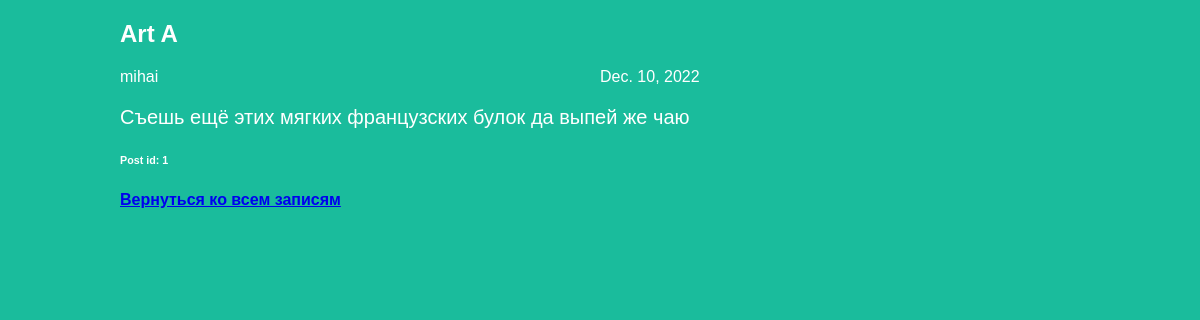
/articles/1/, run on the app's committed database.
### articles/models.py (models this page shows, shortened)
class Article(models.Model):
    id = models.BigAutoField(primary_key=True)
    title = models.CharField(max_length=200)
    author = models.ForeignKey(User, on_delete=models.CASCADE)
    text = models.TextField()
    created_date = models.DateField(auto_now_add=True)

### articles/views.py (the view)
# urls.py: path('articles/<int:article_id>/', views.get_article, name='get_article')
def get_article(request, article_id):
    try:
        post = Article.objects.get(id=article_id)
        return render(request, 'article.html', {"post": post})
    except Article.DoesNotExist:
        raise Http404

### articles/templates/article.html (shortened to what this page needs)
<!DOCTYPE html>
<html lang="en">
<head>
    <link rel="stylesheet" href="{{ STATIC_URL }}/static/index.css">
</head>
<body  class="article">
    <div class="one-post" >
        <h2 class="post-title">{{ post.title }}</h2>
        <div class="article-info">
            <div class="article-author">{{ post.author.username }}</div>
            <div class="article-created- date">{{ post.created_date }}</div>
        </div>
        <p class="article-text">{{ post.text }}</p>
    </div>
    <h6 >Post id:  {{ post.id }}</h3>
    <h4>
        <a href="/articles/">Вернуться ко всем записям</a>
    </h4>
</body>
</html>

### articles/static/index.css (style rules this page uses)
body { background: #1abc9c; font-family: Tahoma, Arial, sans-serif; color: #ffffff; }
.article { width: 960px; margin-left: auto; margin-right: auto; }
.article-author { width: 50%; float: left; }
p, h4 { font-size: 20px; margin-bottom: 0; }
h4 { font-size: 16px; }

### data on the page
Article: title "Art A", author.username "mihai", created_date "Dec. 10, 2022", text "Съешь ещё этих мягких французских булок да выпей же чаю", id "1"
